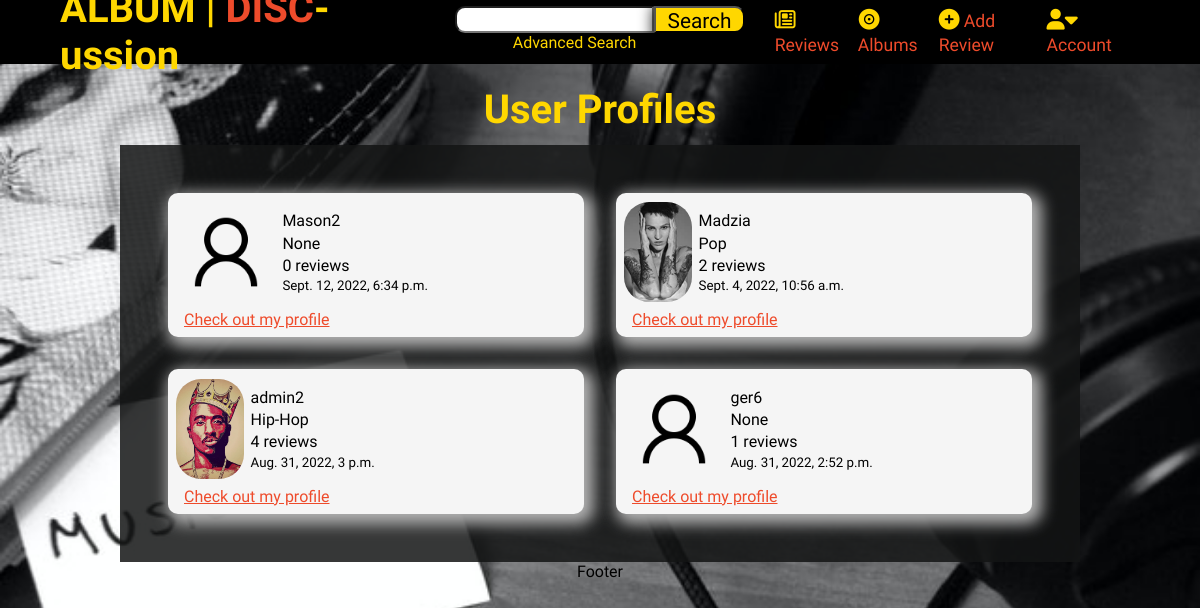
Page /profiles/ on the earlier database version.
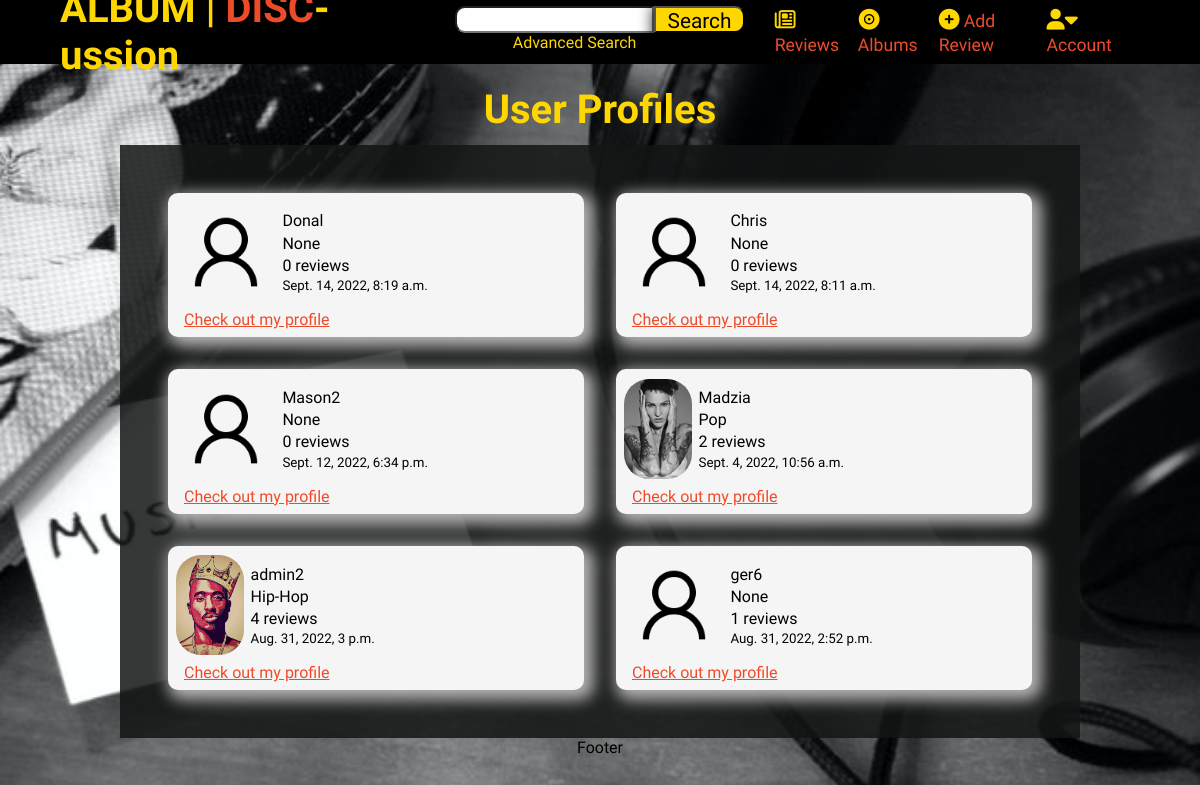
Same page on the later database version.
### profiles/models.py (models this page shows, shortened)
class Profile(models.Model):
    user = models.ForeignKey(User, on_delete=models.CASCADE)
    profile_pic = models.ImageField(upload_to='profile_pics', blank=True)
    first_name = models.CharField(max_length=50, null=True, blank=True)
    last_name = models.CharField(max_length=50, null=True, blank=True)
    favourite_genre = models.ForeignKey(Genre, on_delete=models.CASCADE,
                                        blank=True, null=True)
    created_on = models.DateTimeField(auto_now_add=True)
    edited_on = models.DateTimeField(auto_now=True)
    class Meta:
        ordering = ['-created_on']

### reviews/models.py (models this page shows)
class Genre(models.Model):
    name = models.CharField(max_length=50)
    def __str__(self):
        return self.name

### profiles/views.py (the view)
# urls.py: path('profiles/', include('profiles.urls'))
def profiles(request):
    profiles = Profile.objects.all()
    profile_list = []
    for profile in profiles:
        profile_list.append({
            'profile': profile,
            'no_of_reviews': number_of_reviews(profile.user)
        })
    template = 'profiles.html'
    context = {
        'profile_list': profile_list,
    }
    return render(request, template, context)

### profiles/contexts.py (called while the page is built)
def top_profiles(request):
    profiles = Profile.objects.all()
    profile_list = []
    for profile in profiles:
        profile_list.append({
            'profile': profile,
            'no_of_reviews': number_of_reviews(profile.user)
        })
    top_list = sorted(profile_list, key=lambda d: d['no_of_reviews'],
                      reverse=True)[:6]
    context = {
        'top_profiles': top_list
    }
    return context

### profiles/utils.py (called while the page is built)
def number_of_reviews(user):
    reviews = Review.objects.filter(creator=user)
    return len(reviews)

### reviews/contexts.py (called while the page is built)
def latest_reviews(request):
    reviews = Review.objects.all()
    sorted_reviews = sorted(reviews, key=lambda x: x.date_created_on,
                            reverse=True)[:5]
    context = {
        'latest_reviews': sorted_reviews
    }
    print(sorted_reviews)
    return context

### reviews/models.py (called while the page is built)
    def __str__(self):
        return self.title

    def __str__(self):
        return f'{self.album} reviewed by {self.creator}'

### profiles/templates/profiles.html
{% extends 'base.html' %}
{% load static %}
{% block extracss %}
    <link rel="stylesheet" href="{% static 'css/profiles.css' %}">
{% endblock %}
{% block content %}
<div class="full-span center-container top-margin">
    <h1 class="title top-margin">User Profiles</h1>
</div>
<section class="main-grid top-margin">
    {% for profile in profile_list %}
        <div class="profile-card span-1">
            <div class="card-body">
                <div class="card-img">
                    {% if profile.profile.profile_pic %}
                        <img src="{{ MEDIA_URL }}{{ profile.profile.profile_pic }}" alt="profile image">
                    {% else %}
                        <img src="{{ MEDIA_URL }}user-alt.png" alt="profile image">
                    {% endif %}
                </div>
                <div class="card-text">
                    <p>{{ profile.profile.user }}</p>
                    <p>{{ profile.profile.favourite_genre }}</p>
                    <p>{{ profile.no_of_reviews }} reviews</p>
                    <small>{{ profile.profile.created_on }}</small>
                </div>
            </div>
            <div class="card-footer">
                <a class="link" href='#'>Check out my profile</a>
            </div>
        </div>
    {% endfor %}
</section>
{% endblock %}

### templates/base.html (shortened to what this page needs)
<!doctype html>
{% load static %}
<html lang="en">
<head>
    <link href="{% static 'css/styles.css' %}" rel='stylesheet'>
    {% block extracss %}
    {% endblock %}
</head>
<body>
    <header id="main-header">
        <nav class="main-nav">
            <a class="home-link" href="{% url 'home' %}">
                <h1 class="title">ALBUM | <span>DISC</span>-ussion</h1>
            </a>
            <form class="search-form" action="{% url 'search' %}">
                <input id="search" name="search">
                <button id="search-btn" class="btn" type="submit">
                    Search
                </button>
                <a class="advanced-search" href="{% url 'advanced_search' %}">Advanced Search</a>
            </form>
            <div class="links">
                <a href="{% url 'review_list' %}">
                    <i class="far fa-newspaper"></i><span class="link-span"> Reviews</span>
                </a>
                <a href="{% url 'album_list' %}">
                    <i class="fas fa-record-vinyl"></i><span class="link-span"> Albums</span>
                </a>
                <a href="{% url 'add_review' %}">
                    <i class="fas fa-plus-circle"></i><span class="link-span"> Add Review</span>
                </a>
                <div id="account">
                    <i class="fas fa-user"></i><i class="fas fa-caret-down"> </i><span id="account-span" class="link-span"> Account</span>
                </div>
            </div>
        </nav>
    </header>
    {% block content %}
    {% endblock %}
    <footer>
        <div class="center-container">
            <p>Footer</p>
        </div>
    </footer>
</body>
</html>

### static/css/styles.css (style rules this page uses)
* { margin: 0; box-sizing: border-box; font-family: 'Arapey', serif; }
body { background-image: url('/media/music-background.jpg'); background-size: cover; }
.title { font-family: 'Eczar', serif; color: gold; font-size: 2.5rem; }
.home-link { text-decoration: none; width: 40%; }
.btn { padding-left: .7rem; padding-right: .7rem; border-radius: 10px; color: black; background-color: gold; height: 1.7rem; cursor: pointer; font-size: 1.3rem; box-shadow: 5px 5px 15px 5px #000000; margin: .7rem; }
#search-btn { margin: 0; border-radius: 0 10px 10px 0; }
input { height: 1.7rem; border-radius: 10px 0 0 10px; }
.hide { display: none !important; }
.center-container { display: flex; flex-direction: column; align-items: center; justify-content: space-between; flex-wrap: wrap; }
.top-margin { margin-top: .7rem; }
.title span { color: #EE4B2B; }
.main-nav { display: flex; justify-content: space-between; background-color: black; height: 4rem; align-items: center; padding: 0 5%; }
.links { width: 40%; display: flex; justify-content: space-evenly; }
.links a { text-decoration: none; color: gold; font-size: 1.3rem; }
.search-form { display: flex; align-items: center; flex-wrap: wrap; justify-content: center; }
.advanced-search { color: gold; width: 50%; margin: 0 0 .4rem 0 !important; text-decoration: none; }
#account { position: relative; text-decoration: none; color: gold; font-size: 1.3rem; }
.link-span { color: #EE4B2B; font-size: 1.1rem; }
#main-header { transform: translateY(-300px); transition: transform 0.6s; }
.slide-down { transform: translateY(0px) !important; }
.card-footer { padding: .5rem 0 .5rem 1rem; width: 100%; }
.card-text { width: 100%; text-align: start; padding: 0 1rem; }
.card-body { display: flex; justify-content: flex-start; gap: 1rem; align-items: center; padding: 0 .5rem; }
.fa-record-vinyl:before { content: "\f8d9"; color: gold; box-shadow: 1px 1px 2px 1px black; border: 1px solid black; border-radius: 50%; background-color: black; }

### static/css/profiles.css (style rules this page uses)
.main-grid { display: grid; grid-template-columns: repeat(4, 1fr); gap: 2rem; width: 80%; margin-left: 10%; background-color: rgba(19, 20, 20, 0.85); padding: 3rem; }
.full-span { grid-column: span 5; }
.span-1 { grid-column: span 1; }
.profile-card { padding-top: .6rem; background-color: whitesmoke; border-radius: 10px; box-shadow: 5px 5px 15px 5px #b3b3b3; }
.card-img { height: 100px; display: flex; justify-content: center; }
.card-img img { height: 100%; border-radius: 25px; }
.card-body { display: flex; justify-content: flex-start; gap: 0; height: auto; }
.card-text { display: flex; flex-direction: column; gap: .2rem; padding: 0 .4rem; }
.link { color: #EE4B2B; cursor: pointer; }
@media screen and (max-width: 1315px) { .main-grid { grid-template-columns: repeat(2, 1fr); } }

Differences in the rows shown:
added Profile: profile.user "Donal", profile.favourite_genre "None", no_of_reviews "0", profile.created_on "Sept. 14, 2022, 8:19 a.m."
added Profile: profile.user "Chris", profile.favourite_genre "None", no_of_reviews "0", profile.created_on "Sept. 14, 2022, 8:11 a.m."
